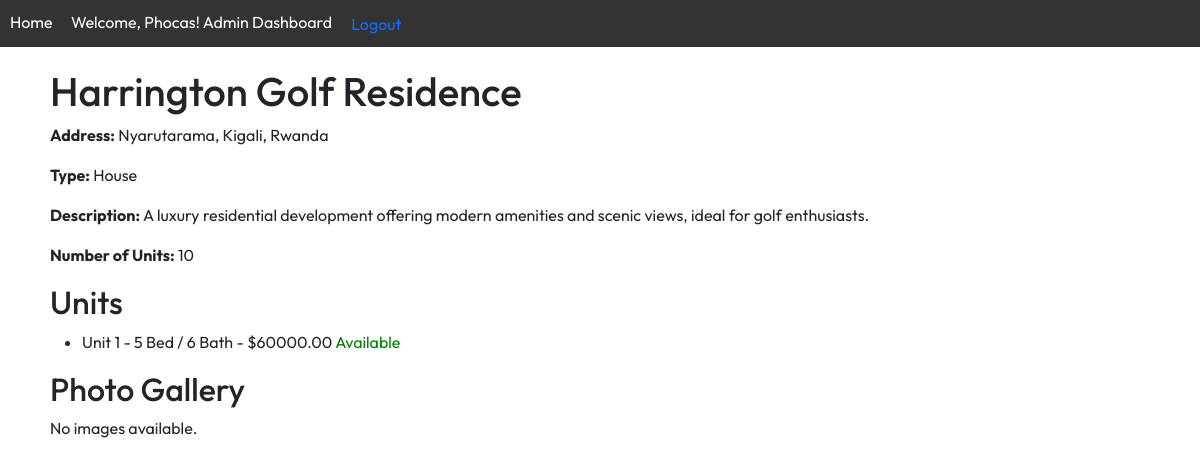
/properties/25/ (signed in), run on the app's committed database.
### property_app/models.py (models this page shows, shortened)
class Property(models.Model):
    PROPERTY_TYPES = [
        ('Apartment', 'Apartment'),
        ('House', 'House'),
        ('Commercial', 'Commercial'),
    ]
    name = models.CharField(max_length=255)
    address = models.CharField(max_length=255)
    property_type = models.CharField(max_length=50, choices=PROPERTY_TYPES)
    description = models.TextField()
    number_of_units = models.IntegerField()
    owner = models.ForeignKey(User, on_delete=models.CASCADE, related_name='properties', default=1)

class Unit(models.Model):
    property = models.ForeignKey(Property, related_name='units', on_delete=models.CASCADE)
    unit_number = models.CharField(max_length=10)
    bedrooms = models.IntegerField()
    bathrooms = models.IntegerField()
    rent = models.DecimalField(max_digits=10, decimal_places=2)
    is_available = models.BooleanField(default=True)

### property_app/views.py (the view, shortened to what this page needs)
class PropertyDetailView(DetailView):
    model = Property
    template_name = 'property_app/property_detail.html'
    context_object_name = 'property'
    def get_context_data(self, **kwargs):
        context = super().get_context_data(**kwargs)
        context['image_form'] = PropertyImageForm()
        return context

### templates/property_app/property_detail.html (shortened to what this page needs)
{% extends "base.html" %}
{% block content %}
  <h1>{{ property.name }}</h1>
  <p><strong>Address:</strong> {{ property.address }}</p>
  <p><strong>Type:</strong> {{ property.property_type }}</p>
  <p><strong>Description:</strong> {{ property.description }}</p>
  <p><strong>Number of Units:</strong> {{ property.number_of_units }}</p>
  <h2>Units</h2>
  <ul>
    {% for unit in property.units.all %}
      <li>
        Unit {{ unit.unit_number }} - {{ unit.bedrooms }} Bed / {{ unit.bathrooms }} Bath - ${{ unit.rent }}
        {% if unit.is_available %}
          <span style="color: green;">Available</span>
        {% else %}
          <span style="color: red;">Occupied</span>
        {% endif %}
      </li>
    {% empty %}
      <li>No units available.</li>
    {% endfor %}
  </ul>
  <h2>Photo Gallery</h2>
  <div class="photo-gallery">
    {% for image in property.images.all %}
      <img src="{{ image.image.url }}" alt="Image for {{ property.name }}" style="width:200px; height:auto; margin:10px;">
    {% empty %}
      <p>No images available.</p>
    {% endfor %}
  </div>
{% endblock %}

### templates/base.html (shortened to what this page needs)
<!DOCTYPE html>
<html lang="en">
<head>
    <link href="https://cdn.jsdelivr.net/npm/bootstrap@5.3.0/dist/css/bootstrap.min.css" rel="stylesheet">
    {% load static %}
    <link rel="stylesheet" href="{% static 'css/styles.css' %}">
</head>
<body>
    <nav>
        <a href="{% url 'property_list' %}">Home</a>
        {% if user.is_authenticated %}
            <span>Welcome, {{ user.username }}!</span>
            {% if user.is_staff %}
                <a href="{% url 'admin_dashboard' %}">Admin Dashboard</a>
            {% elif user.profile.role == 'landlord' %}
                <a href="{% url 'landlord_dashboard' %}">Landlord Dashboard</a>
            {% elif user.profile.role == 'tenant' %}
                <a href="{% url 'tenant_dashboard' %}">Tenant Dashboard</a>
            {% endif %}
            <form method="POST" action="{% url 'logout' %}" style="display: inline;">
                <button type="submit" class="btn btn-link p-0" style="text-decoration: none;">Logout</button>
            </form>
        {% else %}
            <a href="{% url 'login' %}">Login</a>
            <a href="{% url 'register' %}">Register</a>
        {% endif %}
    </nav>
    <div class="container">
        {% block content %}
        {% endblock %}
    </div>
</body>
</html>

### static/css/styles.css (style rules this page uses)
body { font-family: 'Outfit', sans-serif; margin: 0; padding: 0; }
nav { background-color: #333; color: #fff; padding: 10px; }
nav a { color: #fff; margin-right: 15px; text-decoration: none; }
.container { padding: 20px; }

### data on the page
Property: name "Harrington Golf Residence", address "Nyarutarama, Kigali, Rwanda", property_type "House", description "A luxury residential development offering modern amenities and scenic views, ideal for golf enthusiasts.", number_of_units "10"
Unit: unit_number "1", bedrooms "5", bathrooms "6", rent "60000.00", is_available "Available"

### other printed values
{{ user.username }} "Phocas"
